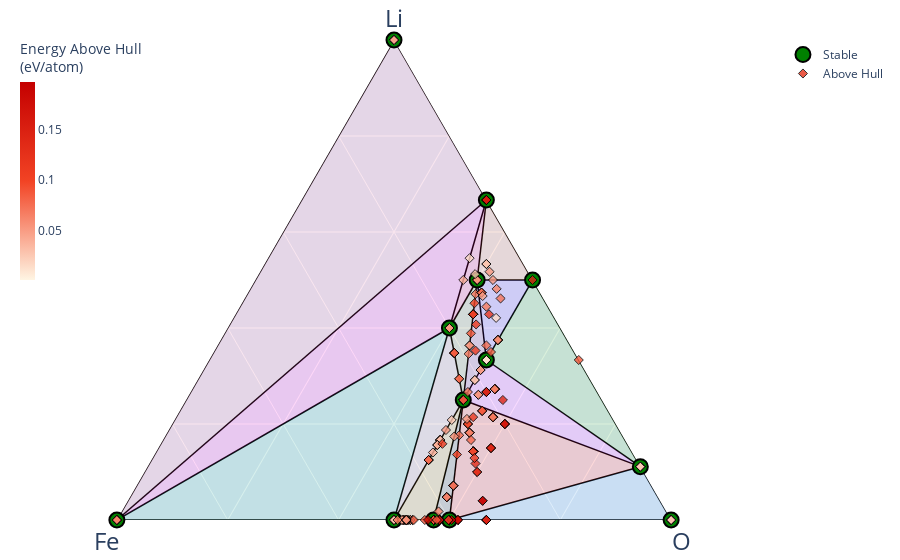

The cell this chart's notebook holds for it:
### Code cell
entries.extend(mp_entries)
compat = MaterialsProjectCompatibility()
entries = compat.process_entries(entries)

pd = PhaseDiagram(entries)
plotter = PDPlotter(pd)
plotter.show()

### Figure 1 — Plotly figure (JSON) as saved in the notebook; plotly's stock layout.template omitted (floating-point values rounded to 4 significant figures; data arrays with more than 128 entries replaced by an {"elided": "..."} marker saying what was removed)
{"data": [{"a": [0, 0, null, 2, 0, null, 0, 0, null, 4, 40, null, 4, 8, null, 0, 1, null, 0, 3, null, 2, 40, null, 1, 8, null, 0, 4, null, 8, 0, null, 0, 8, null, 8, 40, null, 2, 8, null, 1, 4, null, 1, 0, null, 4, 40, null, 0, 0, null, 1, 4, null, 2, 3, null, 2, 4, null, 8, 40, null, 4, 8, null, 4, 8, null, 0, 4, null, 0, 0, null, 0, 4, null], "b": [4, 1, null, 0, 1, null, 4, 6, null, 0, 8, null, 4, 4, null, 4, 0, null, 1, 0, null, 0, 8, null, 0, 4, null, 4, 4, null, 4, 1, null, 4, 4, null, 4, 8, null, 0, 4, null, 0, 4, null, 0, 0, null, 4, 8, null, 4, 6, null, 0, 0, null, 0, 0, null, 0, 0, null, 4, 8, null, 0, 4, null, 4, 4, null, 4, 4, null, 4, 0, null, 6, 4, null], "c": [4, 0, null, 1, 0, null, 4, 8, null, 4, 32, null, 8, 8, null, 6, 8, null, 0, 0, null, 1, 32, null, 8, 12, null, 4, 8, null, 8, 0, null, 4, 8, null, 8, 32, null, 1, 8, null, 8, 8, null, 8, 8, null, 8, 32, null, 6, 8, null, 8, 4, null, 1, 0, null, 1, 4, null, 12, 32, null, 4, 12, null, 8, 12, null, 6, 8, null, 6, 8, null, 8, 8, null], "hoverinfo": "none", "line": {"color": "black", "width": 1.5}, "mode": "lines", "showlegend": false, "type": "scatterternary"}, {"a": [0, 1, 0], "b": [4, 0, 0], "c": [6, 8, 8], "fill": "toself", "fillcolor": "#2E91E5", "hovertemplate": "<extra></extra>", "line": {"width": 0}, "mode": "lines", "name": "Fe<sub>2</sub>O<sub>3</sub>—LiO<sub>8</sub>—O<sub>2</sub>", "opacity": 0.15, "showlegend": false, "type": "scatterternary"}, {"a": [0, 3, 2], "b": [1, 0, 0], "c": [0, 0, 1], "fill": "toself", "fillcolor": "#E15F99", "hovertemplate": "<extra></extra>", "line": {"width": 0}, "mode": "lines", "name": "Fe—Li—Li<sub>2</sub>O", "opacity": 0.15, "showlegend": false, "type": "scatterternary"}, {"a": [8, 4, 1], "b": [4, 0, 0], "c": [12, 4, 8], "fill": "toself", "fillcolor": "#1CA71C", "hovertemplate": "<extra></extra>", "line": {"width": 0}, "mode": "lines", "name": "Li<sub>2</sub>FeO<sub>3</sub>—Li<sub>2</sub>O<sub>2</sub>—LiO<sub>8</sub>", "opacity": 0.15, "showlegend": false, "type": "scatterternary"}, {"a": [0, 4, 1], "b": [4, 4, 0], "c": [6, 8, 8], "fill": "toself", "fillcolor": "#FB0D0D", "hovertemplate": "<extra></extra>", "line": {"width": 0}, "mode": "lines", "name": "Fe<sub>2</sub>O<sub>3</sub>—LiFeO<sub>2</sub>—LiO<sub>8</sub>", "opacity": 0.15, "showlegend": false, "type": "scatterternary"}, {"a": [8, 4, 1], "b": [4, 4, 0], "c": [12, 8, 8], "fill": "toself", "fillcolor": "#DA16FF", "hovertemplate": "<extra></extra>", "line": {"width": 0}, "mode": "lines", "name": "Li<sub>2</sub>FeO<sub>3</sub>—LiFeO<sub>2</sub>—LiO<sub>8</sub>", "opacity": 0.15, "showlegend": false, "type": "scatterternary"}, {"a": [0, 0, 4], "b": [4, 6, 4], "c": [6, 8, 8], "fill": "toself", "fillcolor": "#222A2A", "hovertemplate": "<extra></extra>", "line": {"width": 0}, "mode": "lines", "name": "Fe<sub>2</sub>O<sub>3</sub>—Fe<sub>3</sub>O<sub>4</sub>—LiFeO<sub>2</sub>", "opacity": 0.15, "showlegend": false, "type": "scatterternary"}, {"a": [0, 0, 4], "b": [6, 4, 4], "c": [8, 4, 8], "fill": "toself", "fillcolor": "#B68100", "hovertemplate": "<extra></extra>", "line": {"width": 0}, "mode": "lines", "name": "Fe<sub>3</sub>O<sub>4</sub>—FeO—LiFeO<sub>2</sub>", "opacity": 0.15, "showlegend": false, "type": "scatterternary"}, {"a": [8, 40, 4], "b": [4, 8, 4], "c": [12, 32, 8], "fill": "toself", "fillcolor": "#750D86", "hovertemplate": "<extra></extra>", "line": {"width": 0}, "mode": "lines", "name": "Li<sub>2</sub>FeO<sub>3</sub>—Li<sub>5</sub>FeO<sub>4</sub>—LiFeO<sub>2</sub>", "opacity": 0.15, "showlegend": false, "type": "scatterternary"}, {"a": [2, 4, 40], "b": [0, 0, 8], "c": [1, 4, 32], "fill": "toself", "fillcolor": "#EB663B", "hovertemplate": "<extra></extra>", "line": {"width": 0}, "mode": "lines", "name": "Li<sub>2</sub>O—Li<sub>2</sub>O<sub>2</sub>—Li<sub>5</sub>FeO<sub>4</sub>", "opacity": 0.15, "showlegend": false, "type": "scatterternary"}, {"a": [8, 4, 40], "b": [4, 0, 8], "c": [12, 4, 32], "fill": "toself", "fillcolor": "#511CFB", "hovertemplate": "<extra></extra>", "line": {"width": 0}, "mode": "lines", "name": "Li<sub>2</sub>FeO<sub>3</sub>—Li<sub>2</sub>O<sub>2</sub>—Li<sub>5</sub>FeO<sub>4</sub>", "opacity": 0.15, "showlegend": false, "type": "scatterternary"}, {"a": [0, 0, 8], "b": [1, 4, 4], "c": [0, 4, 8], "fill": "toself", "fillcolor": "#00A08B", "hovertemplate": "<extra></extra>", "line": {"width": 0}, "mode": "lines", "name": "Fe—FeO—Li<sub>2</sub>FeO<sub>2</sub>", "opacity": 0.15, "showlegend": false, "type": "scatterternary"}, {"a": [0, 8, 2], "b": [1, 4, 0], "c": [0, 8, 1], "fill": "toself", "fillcolor": "#FB00D1", "hovertemplate": "<extra></extra>", "line": {"width": 0}, "mode": "lines", "name": "Fe—Li<sub>2</sub>FeO<sub>2</sub>—Li<sub>2</sub>O", "opacity": 0.15, "showlegend": false, "type": "scatterternary"}, {"a": [8, 2, 40], "b": [4, 0, 8], "c": [8, 1, 32], "fill": "toself", "fillcolor": "#FC0080", "hovertemplate": "<extra></extra>", "line": {"width": 0}, "mode": "lines", "name": "Li<sub>2</sub>FeO<sub>2</sub>—Li<sub>2</sub>O—Li<sub>5</sub>FeO<sub>4</sub>", "opacity": 0.15, "showlegend": false, "type": "scatterternary"}, {"a": [0, 8, 4], "b": [4, 4, 4], "c": [4, 8, 8], "fill": "toself", "fillcolor": "#B2828D", "hovertemplate": "<extra></extra>", "line": {"width": 0}, "mode": "lines", "name": "FeO—Li<sub>2</sub>FeO<sub>2</sub>—LiFeO<sub>2</sub>", "opacity": 0.15, "showlegend": false, "type": "scatterternary"}, {"a": [8, 40, 4], "b": [4, 8, 4], "c": [8, 32, 8], "fill": "toself", "fillcolor": "#6C7C32", "hovertemplate": "<extra></extra>", "line": {"width": 0}, "mode": "lines", "name": "Li<sub>2</sub>FeO<sub>2</sub>—Li<sub>5</sub>FeO<sub>4</sub>—LiFeO<sub>2</sub>", "opacity": 0.15, "showlegend": false, "type": "scatterternary"}, {"a": [0, 0, 2, 0, 4, 40, 4, 8, 0, 1, 3, 8, 0], "b": [4, 1, 0, 6, 0, 8, 4, 4, 4, 0, 0, 4, 0], "c": [4, 0, 1, 8, 4, 32, 8, 8, 6, 8, 0, 12, 8], "cliponaxis": false, "hoverinfo": "text", "hoverlabel": {"font": {"size": 14}}, "hovertext": ["FeO (mp-1274279-GGA+U) <br>  Formation energy: -1.728 eV/atom <br>  (Stable)<br><br> Li: 0.0<br> Fe: 0.5<br> O: 0.5", "Fe (mp-13-GGA) <br>  Formation energy: 0.0 eV/atom <br>  (Stable)<br><br> Li: 0.0<br> Fe: 1.0<br> O: 0.0", "Li<sub>2</sub>O (mp-1960-GGA) <br>  Formation energy: -2.067 eV/atom <br>  (Stable)<br><br> Li: 0.666667<br> Fe: 0.0<br> O: 0.333333", "Fe<sub>3</sub>O<sub>4</sub> (mp-19306-GGA+U) <br>  Formation energy: -1.858 eV/atom <br>  (Stable)<br><br> Li: 0.0<br> Fe: 0.428571<br> O: 0.571429", "Li<sub>2</sub>O<sub>2</sub> (mp-841-GGA) <br>  Formation energy: -1.651 eV/atom <br>  (Stable)<br><br> Li: 0.5<br> Fe: 0.0<br> O: 0.5", "Li<sub>5</sub>FeO<sub>4</sub> (mp-19511-GGA+U) <br>  Formation energy: -2.096 eV/atom <br>  (Stable)<br><br> Li: 0.5<br> Fe: 0.1<br> O: 0.4", "LiFeO<sub>2</sub> (mp-757614-GGA+U) <br>  Formation energy: -2.072 eV/atom <br>  (Stable)<br><br> Li: 0.25<br> Fe: 0.25<br> O: 0.5", "Li<sub>2</sub>FeO<sub>2</sub> (mp-755094-GGA+U) <br>  Formation energy: -1.979 eV/atom <br>  (Stable)<br><br> Li: 0.4<br> Fe: 0.2<br> O: 0.4", "Fe<sub>2</sub>O<sub>3</sub> (mp-19770-GGA+U) <br>  Formation energy: -1.907 eV/atom <br>  (Stable)<br><br> Li: 0.0<br> Fe: 0.4<br> O: 0.6", "LiO<sub>8</sub> (mp-1235059-GGA) <br>  Formation energy: -0.414 eV/atom <br>  (Stable)<br><br> Li: 0.111111<br> Fe: 0.0<br> O: 0.888889", "Li (mp-1018134-GGA) <br>  Formation energy: 0.0 eV/atom <br>  (Stable)<br><br> Li: 1.0<br> Fe: 0.0<br> O: 0.0", "Li<sub>2</sub>FeO<sub>3</sub> (mp-774155-GGA+U) <br>  Formation energy: -1.965 eV/atom <br>  (Stable)<br><br> Li: 0.333333<br> Fe: 0.166667<br> O: 0.5", "O<sub>2</sub> (mp-12957-GGA) <br>  Formation energy: 0.0 eV/atom <br>  (Stable)<br><br> Li: 0.0<br> Fe: 0.0<br> O: 1.0"], "marker": {"color": "green", "line": {"color": "black", "width": 2}, "size": 15, "symbol": "circle"}, "mode": "markers", "name": "Stable", "showlegend": true, "type": "scatterternary"}, {"a": {"elided": "272 int values"}, "b": {"elided": "272 int values"}, "c": {"elided": "272 int values"}, "cliponaxis": false, "hoverinfo": "text", "hoverlabel": {"font": {"size": 14}}, "hovertext": {"elided": "272 str values"}, "marker": {"color": {"elided": "272 float values"}, "colorbar": {"len": 0.5, "thickness": 0.02, "thicknessmode": "fraction", "title": {"text": "Energy Above Hull<br>(eV/atom)"}, "x": 0, "xpad": 0, "y": 1, "yanchor": "top", "ypad": 0}, "colorscale": [[0, "#fff5e3"], [0.5, "#f24324"], [1, "#c40000"]], "line": {"color": "black", "width": 1}, "opacity": 0.8, "size": 7, "symbol": "diamond"}, "mode": "markers", "name": "Above Hull", "showlegend": true, "type": "scatterternary"}], "layout": {"autosize": true, "coloraxis": {"colorbar": {"x": 1, "y": 0.05, "yanchor": "top"}}, "margin": {"b": 40, "l": 20, "r": 20, "t": 40}, "paper_bgcolor": "rgba(0,0,0,0)", "plot_bgcolor": "rgba(0,0,0,0)", "showlegend": true, "ternary": {"aaxis": {"layer": "below traces", "showgrid": true, "showticklabels": true, "tickfont": {"color": "rgba(0,0,0,0)", "size": 7}, "title": {"font": {"size": 24}, "text": "Li"}}, "baxis": {"layer": "below traces", "min": 0, "showgrid": true, "showticklabels": true, "tickfont": {"color": "rgba(0,0,0,0)", "size": 7}, "title": {"font": {"size": 24}, "text": "Fe"}}, "caxis": {"layer": "below traces", "min": 0, "showgrid": true, "showticklabels": true, "tickfont": {"color": "rgba(0,0,0,0)", "size": 7}, "title": {"font": {"size": 24}, "text": "O"}}, "sum": 1}}}
